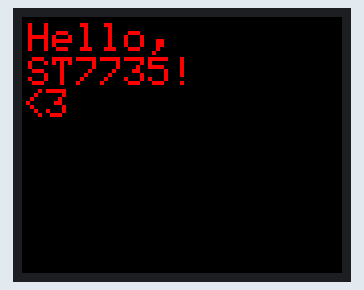
The sketch below on a simulated Arduino Uno, built with avr-gcc and run on an emulated ATmega328P. On the bench: 160×128 colour display. What the sketch prints to the serial monitor is not drawn.

Above: at 0.7 s.
At 1.7 s:
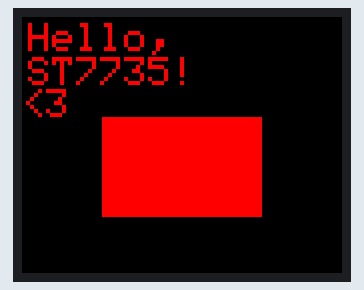
At 12.7 s:
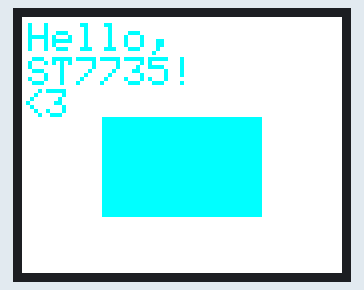

Measured:
- what the display in image 0 shows lasts 1.0 s, from 0.7 s to 1.7 s
- what the display in image 1 shows lasts 11.0 s, from 1.7 s to 12.7 s
- what the display in image 2 shows lasts 2.5 s, from 12.7 s to 15.2 s

The sketch:

tft_example.ino
```cpp
#include <Adafruit_GFX.h>
#include <Adafruit_ST7735.h>
#include <SPI.h>
//#include <TFT.h>
// Pin definitions
#define TFT_PIN3_CLK     12//sck 1mA  -> 5000 Ohm
#define TFT_PIN4_MOSI    11 //sda (1-2.5mA) -> 5000 Ohm
#define TFT_PIN5_RST     10 //reset (5.5-8mA)
#define TFT_PIN6_DC      9 //RS (DC) (5-7mA) -> 715-1000 Ohm
#define TFT_PIN7_CS      8 //CS 0.006A (6mA) -> 833 Ohm
//#define TFT_PIN5_RST     7 //reset (5.5-8mA)
//#define TFT_PIN6_DC      6 //RS (DC) (5-7mA) -> 715-1000 Ohm
//#define TFT_PIN7_CS      5 //CS 0.006A (6mA) -> 833 Ohm
#define TFT_MISO    0

// Create an instance of the Adafruit ST7735 library
Adafruit_ST7735 tft = Adafruit_ST7735(TFT_PIN7_CS, TFT_PIN6_DC, TFT_PIN4_MOSI, TFT_PIN3_CLK, TFT_PIN5_RST);
//Adafruit_ST7735 tft = Adafruit_ST7735(TFT_PIN7_CS, TFT_PIN6_DC, TFT_PIN5_RST);
//TFT tft = TFT(TFT_PIN7_CS, TFT_PIN6_DC, TFT_PIN4_MOSI, TFT_PIN3_CLK, TFT_PIN5_RST);
//TFT(CS, DC, MOSI, SCLK, RESET);
//#define ST7735_BLACK   0x0000
//#define ST7735_GRAY    0x8410
//#define ST7735_WHITE   0xFFFF
//#define ST7735_RED     0xF800
//#define ST7735_ORANGE  0xFA60
//#define ST7735_YELLOW  0xFFE0
//#define ST7735_LIME    0x07FF
//#define ST7735_GREEN   0x07E0
//#define ST7735_CYAN    0x07FF
//#define ST7735_AQUA    0x04FF
//#define ST7735_BLUE    0x001F
//#define ST7735_MAGENTA 0xF81F
//#define ST7735_PINK    0xF8FF

void setup()
{
  Serial.begin(9600);
  Serial.print(F("Hello! ST77xx TFT Test\n"));

  // Initialize the display
  tft.initR(INITR_BLACKTAB); // Use this initialization for a black tab display
  //Serial.println(F("Initialized"));

  uint16_t time = millis();
  tft.setRotation(1);
  tft.fillScreen(ST7735_BLACK); //ST77XX_BLACK

  time = millis() - time;
  //Serial.println(time, DEC);
  delay(500);

  //tft.fillScreen(ST7735_BLACK); // Fill the screen with black ST77XX_BLACK
  // Set text color and size
  tft.setTextColor(ST7735_RED);
  tft.setTextSize(2);
  tft.setCursor(3, 3);
  tft.println("Hello,");
  tft.setCursor(3, 20);
  // Display a welcome message
  tft.println("ST7735!");
  tft.println("<3");
  delay(1000);
  // Draw a rectangle
  tft.fillRect(40, 50, 80, 50, ST7735_RED);
  delay(1000);
  Serial.println("remove CLK");
  //digitalWrite(TFT_PIN3_CLK, LOW);
  //digitalWrite(TFT_PIN3_CLK, LOW);

  delay(10000);
  //Serial.println("remove RST DC");
  //digitalWrite(TFT_PIN5_RST, LOW);
  //digitalWrite(TFT_PIN6_DC, LOW);
  //digitalWrite(TFT_PIN7_CS, LOW);
}

void loop() {
  tft.invertDisplay(true);
  delay(2500);
  tft.invertDisplay(false);
  delay(2500);
}
```
